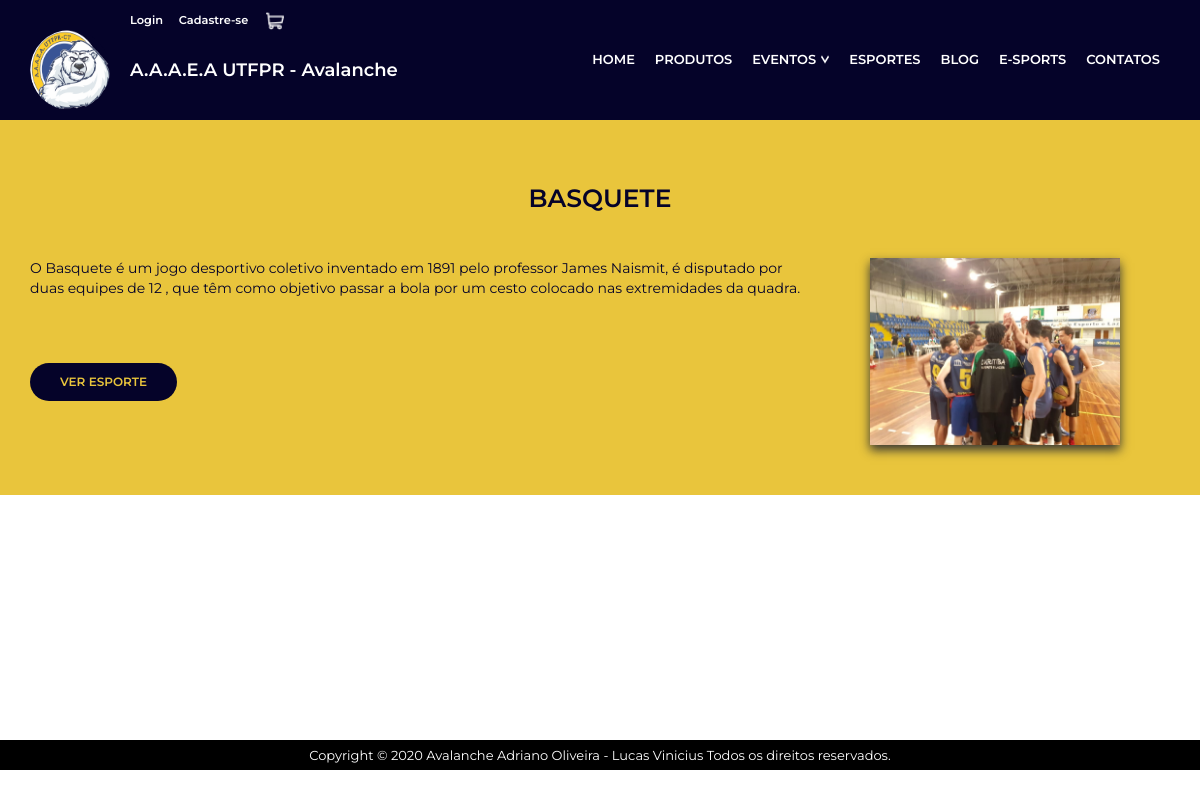
The page /Esportes/ on the database its author committed.
### Avalancheutfpr/models.py (models this page shows, shortened)
class modalidades(models.Model):
    status = (('Ativo', 'Ativo'), ('Encerrado', 'Encerrado'),)
    name = models.CharField(max_length=30,null=False,blank=False,verbose_name='Nome')
    previa = models.TextField(null=False, blank=False, verbose_name='Prévia')
    descricao = models.TextField(null=False,blank=False,verbose_name='Descrição')
    image = StdImageField(upload_to=get_file_path, null=False, blank=False)
    slug = AutoSlugField(populate_from='name')
    pub_date = models.DateField(auto_now_add=True,verbose_name='Data de publicação')
    Status = models.CharField(max_length=30, null=True, blank=True, choices=status, default='Ativo')
    class Meta:
        verbose_name='Modalidade'
        verbose_name_plural = 'Modalidades'
        ordering = ['name']

### Avalancheutfpr/views.py (the view)
# urls.py: path('Esportes/', Esportes.as_view(), name='Esportes'),
class Esportes(TemplateView):
    template_name = 'Esportes.html'
    def get_context_data(self, **kwargs):
        context = super(Esportes,self).get_context_data(**kwargs)
        context['Modalidades'] = modalidades.objects.all().order_by('name')
        return context

### Avalancheutfpr/templates/Esportes.html (shortened to what this page needs)
{% extends 'Base.html' %}
{%load static%}
{%load bootstrap4 %}
{%block body%}
<main class="esportes-area">
    {% for modalidade in Modalidades %}
    {%if forloop.counter|divisibleby:"2" %}
	<section class="default-esportes dark-esportes">
		<div class="section-title-esportes">{{modalidade.name}}</div>
		<div class="section-body-esportes">
	    	<div class="section-esportes">
	    		<div class="section-esportes--right---esquerda">
	            	<img src="{{modalidade.image.url}}" />
	        	</div>
	    		<div class="section-esportes--left---esquerda">
	                <p> {{modalidade.previa}}</p>
	                <br/>
	                <a href="{%url 'Modalidades_View' modalidade.slug %}" class="section-button-dark">Ver esporte</a>
	            </div>
	        </div>
	   	</div>
	</section>
    {%else%}
	<section class="default-esportes light-esportes">
		<div class="section-title-esportes">{{modalidade.name}}</div>
		<div class="section-body-esportes">
	    	<div class="section-esportes">
	    		<div class="section-esportes--left">
	                <p>{{modalidade.previa}}</p>
	                <br/>
	                <a href="{%url 'Modalidades_View' modalidade.slug %}" class="section-button-light">Ver esporte</a>
	            </div>
	        	<div class="section-esportes--right">
	            	<img src="{{modalidade.image.url}}" />
	        	</div>
	        </div>
	   	</div>
	</section>
    {%endif%}
    {%endfor%}
</main>
{%endblock%}

### Avalancheutfpr/static/css/style.css (style rules this page uses)
* { margin:0; padding:0; box-sizing:border-box; }
body { font-family:'Montserrat', Arial, Helvetica, sans-serif; font-size:13px; overflow-x:hidden; }
.section-button-light { display:inline-block; background-color:#050329; color:#E9C53C; text-transform: uppercase; font-size:12px; font-weight:600; text-decoration: none; padding:10px 30px; margin-top:30px; border-radius:20px; }
.esportes-area { min-height:77.5vh; }
.default-esportes { padding-top:50px; padding-bottom:50px; border-bottom: 3px solid #fff; }
.default-esportes .section-title-esportes { text-align:center; text-transform: uppercase; font-weight: 600; }
.default-esportes .section-title-esportes { font-size:25px; margin-top:10px; margin-bottom:40px; }
.default-esportes .section-body-esportes { max-width:1140px; margin:auto; }
.default-esportes.light-esportes { background-color:#E9C53C; }
.default-esportes.light-esportes .section-title-esportes, .default-esportes.light-esportes .section-body-esportes { color:#050329; }
.section-esportes { display:flex; }
.section-esportes--left { flex:1; }
.section-esportes--left p { font-size:14px; line-height:20px; }
.section-esportes--right { width:350px; text-align:center; }
.section-esportes--right img { width:250px; box-shadow:0px 5px 10px #333; }

### rows shown on the page
modalidades: name "BASQUETE", previa "O Basquete é um jogo desportivo coletivo inventado em 1891 pelo professor James Naismit, é disputado por duas equipes de 12 , que têm como objetivo passar a bola por um cesto colocado nas extremidades da quadra.", image (picture)
